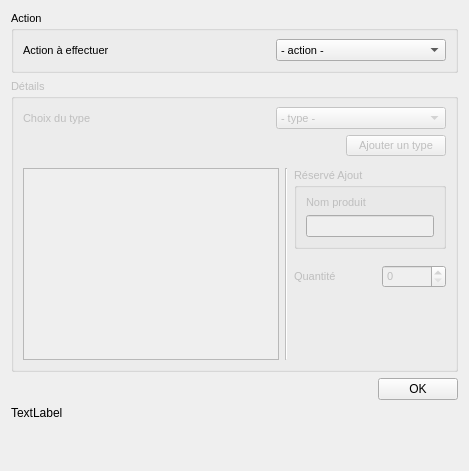
       <widget class="QWidget" name="modifTab">
        <property name="enabled">
         <bool>true</bool>
        </property>
        <attribute name="title">
         <string>Modification</string>
        </attribute>
        <layout class="QVBoxLayout" name="verticalLayout_23">
         <item>
          <widget class="QGroupBox" name="actionGroupBox">
           <property name="font">
            <font>
             <pointsize>8</pointsize>
            </font>
           </property>
           <property name="title">
            <string>Action</string>
           </property>
           <layout class="QHBoxLayout" name="horizontalLayout_16">
            <item>
             <layout class="QHBoxLayout" name="horizontalLayout_15">
              <item>
               <widget class="QLabel" name="label_2">
                <property name="font">
                 <font>
                  <pointsize>8</pointsize>
                  <weight>50</weight>
                  <bold>false</bold>
                 </font>
                </property>
                <property name="text">
                 <string>Action à effectuer</string>
                </property>
               </widget>
              </item>
              <item>
               <spacer name="horizontalSpacer_11">
                <property name="orientation">
                 <enum>Qt::Horizontal</enum>
                </property>
                <property name="sizeHint" stdset="0">
                 <size>
                  <width>40</width>
                  <height>20</height>
                 </size>
                </property>
               </spacer>
              </item>
              <item>
               <widget class="QComboBox" name="comboBox">
                <property name="sizePolicy">
                 <sizepolicy hsizetype="Minimum" vsizetype="Fixed">
                  <horstretch>0</horstretch>
                  <verstretch>0</verstretch>
                 </sizepolicy>
                </property>
                <property name="minimumSize">
                 <size>
                  <width>170</width>
                  <height>0</height>
                 </size>
                </property>
                <property name="font">
                 <font>
                  <pointsize>8</pointsize>
                 </font>
                </property>
                <item>
                 <property name="text">
                  <string>- action -</string>
                 </property>
                </item>
                <item>
                 <property name="text">
                  <string>Ajouter un produit</string>
                 </property>
                </item>
                <item>
                 <property name="text">
                  <string>Supprimer un produit</string>
                 </property>
                </item>
                <item>
                 <property name="text">
                  <string>Rajouter d'un produit</string>
                 </property>
                </item>
                <item>
                 <property name="text">
                  <string>Enlever d'un produit</string>
                 </property>
                </item>
               </widget>
              </item>
             </layout>
            </item>
           </layout>
          </widget>
         </item>
         <item>
          <widget class="QGroupBox" name="detailsGroupBox">
           <property name="enabled">
            <bool>false</bool>
           </property>
           <property name="sizePolicy">
            <sizepolicy hsizetype="Minimum" vsizetype="Preferred">
             <horstretch>0</horstretch>
             <verstretch>0</verstretch>
            </sizepolicy>
           </property>
           <property name="minimumSize">
            <size>
             <width>300</width>
             <height>150</height>
            </size>
           </property>
           <property name="font">
            <font>
             <pointsize>8</pointsize>
            </font>
           </property>
           <property name="title">
            <string>Détails</string>
           </property>
           <layout class="QVBoxLayout" name="verticalLayout_22">
            <item>
             <layout class="QHBoxLayout" name="horizontalLayout">
              <property name="leftMargin">
               <number>0</number>
              </property>
              <property name="rightMargin">
               <number>0</number>
              </property>
              <item>
               <widget class="QLabel" name="comboBoxTypeLabel">
                <property name="enabled">
                 <bool>false</bool>
                </property>
                <property name="font">
                 <font>
                  <pointsize>8</pointsize>
                 </font>
                </property>
                <property name="text">
                 <string>Choix du type</string>
                </property>
               </widget>
              </item>
              <item>
               <spacer name="horizontalSpacer_14">
                <property name="orientation">
                 <enum>Qt::Horizontal</enum>
                </property>
                <property name="sizeHint" stdset="0">
                 <size>
                  <width>40</width>
                  <height>20</height>
                 </size>
                </property>
               </spacer>
              </item>
              <item>
               <widget class="QComboBox" name="comboBoxtype">
                <property name="enabled">
                 <bool>false</bool>
                </property>
                <property name="minimumSize">
                 <size>
                  <width>170</width>
                  <height>0</height>
                 </size>
                </property>
                <property name="maximumSize">
                 <size>
                  <width>250</width>
                  <height>16777215</height>
                 </size>
                </property>
                <property name="font">
                 <font>
                  <pointsize>8</pointsize>
                 </font>
                </property>
                <item>
                 <property name="text">
                  <string>- type -</string>
                 </property>
                </item>
               </widget>
              </item>
             </layout>
            </item>
            <item>
             <layout class="QHBoxLayout" name="horizontalLayout_27">
              <item>
               <spacer name="horizontalSpacer_13">
                <property name="orientation">
                 <enum>Qt::Horizontal</enum>
                </property>
                <property name="sizeType">
                 <enum>QSizePolicy::Expanding</enum>
                </property>
                <property name="sizeHint" stdset="0">
                 <size>
                  <width>40</width>
                  <height>20</height>
                 </size>
                </property>
               </spacer>
              </item>
              <item>
               <widget class="QPushButton" name="ajoutTypePushButton">
                <property name="sizePolicy">
                 <sizepolicy hsizetype="Maximum" vsizetype="Fixed">
                  <horstretch>0</horstretch>
                  <verstretch>0</verstretch>
                 </sizepolicy>
                </property>
                <property name="minimumSize">
                 <size>
                  <width>100</width>
                  <height>0</height>
                 </size>
                </property>
                <property name="maximumSize">
                 <size>
                  <width>100</width>
                  <height>16777215</height>
                 </size>
                </property>
                <property name="text">
                 <string>Ajouter un type</string>
                </property>
               </widget>
              </item>
             </layout>
            </item>
            <item>
             <widget class="QFrame" name="frame">
              <property name="frameShape">
               <enum>QFrame::NoFrame</enum>
              </property>
              <property name="frameShadow">
               <enum>QFrame::Plain</enum>
              </property>
              <property name="lineWidth">
               <number>1</number>
              </property>
             </widget>
            </item>
            <item>
             <layout class="QHBoxLayout" name="horizontalLayout_28">
              <item>
               <widget class="QListWidget" name="listWidgetProducts"/>
              </item>
              <item>
               <widget class="Line" name="line_2">
                <property name="sizePolicy">
                 <sizepolicy hsizetype="Preferred" vsizetype="Preferred">
                  <horstretch>0</horstretch>
                  <verstretch>0</verstretch>
                 </sizepolicy>
                </property>
                <property name="orientation">
                 <enum>Qt::Vertical</enum>
                </property>
               </widget>
              </item>
              <item>
               <layout class="QVBoxLayout" name="verticalLayout_21">
                <item>
                 <widget class="QGroupBox" name="detailsAjout">
                  <property name="enabled">
                   <bool>false</bool>
                  </property>
                  <property name="minimumSize">
                   <size>
                    <width>140</width>
                    <height>0</height>
                   </size>
                  </property>
                  <property name="title">
                   <string>Réservé Ajout</string>
                  </property>
                  <layout class="QVBoxLayout" name="verticalLayout_15">
                   <property name="leftMargin">
                    <number>9</number>
                   </property>
                   <item>
                    <widget class="QLabel" name="label_4">
                     <property name="text">
                      <string>Nom produit</string>
                     </property>
                    </widget>
                   </item>
                   <item>
                    <widget class="QLineEdit" name="nomProduit">
                     <property name="enabled">
                      <bool>false</bool>
                     </property>
                    </widget>
                   </item>
                  </layout>
                 </widget>
                </item>
                <item>
                 <layout class="QHBoxLayout" name="horizontalLayout_25">
                  <property name="topMargin">
                   <number>10</number>
                  </property>
                  <item>
                   <widget class="QLabel" name="label">
                    <property name="text">
                     <string>Quantité</string>
                    </property>
                   </widget>
                  </item>
                  <item>
                   <spacer name="horizontalSpacer_12">
                    <property name="orientation">
                     <enum>Qt::Horizontal</enum>
                    </property>
                    <property name="sizeHint" stdset="0">
                     <size>
                      <width>40</width>
                      <height>20</height>
                     </size>
                    </property>
                   </spacer>
                  </item>
                  <item>
                   <widget class="QSpinBox" name="nombreProduit">
                    <property name="maximum">
                     <number>100000</number>
                    </property>
                   </widget>
                  </item>
                 </layout>
                </item>
                <item>
                 <spacer name="verticalSpacer_9">
                  <property name="orientation">
                   <enum>Qt::Vertical</enum>
                  </property>
                  <property name="sizeHint" stdset="0">
                   <size>
                    <width>20</width>
                    <height>40</height>
                   </size>
                  </property>
                 </spacer>
                </item>
               </layout>
              </item>
             </layout>
            </item>
           </layout>
          </widget>
         </item>
         <item>
          <layout class="QHBoxLayout" name="horizontalLayout_24">
           <item>
            <spacer name="horizontalSpacer_9">
             <property name="orientation">
              <enum>Qt::Horizontal</enum>
             </property>
             <property name="sizeHint" stdset="0">
              <size>
               <width>40</width>
               <height>20</height>
              </size>
             </property>
            </spacer>
           </item>
           <item>
            <widget class="QPushButton" name="ButtonOkAction">
             <property name="sizePolicy">
              <sizepolicy hsizetype="Fixed" vsizetype="Fixed">
               <horstretch>0</horstretch>
               <verstretch>0</verstretch>
              </sizepolicy>
             </property>
             <property name="text">
              <string>OK</string>
             </property>
             <property name="shortcut">
              <string>Return</string>
             </property>
            </widget>
           </item>
          </layout>
         </item>
         <item>
          <widget class="QLabel" name="label_14">
           <property name="text">
            <string>TextLabel</string>
           </property>
          </widget>
         </item>
         <item>
          <spacer name="verticalSpacer_11">
           <property name="orientation">
            <enum>Qt::Vertical</enum>
           </property>
           <property name="sizeHint" stdset="0">
            <size>
             <width>20</width>
             <height>40</height>
            </size>
           </property>
          </spacer>
         </item>
        </layout>
       </widget>
